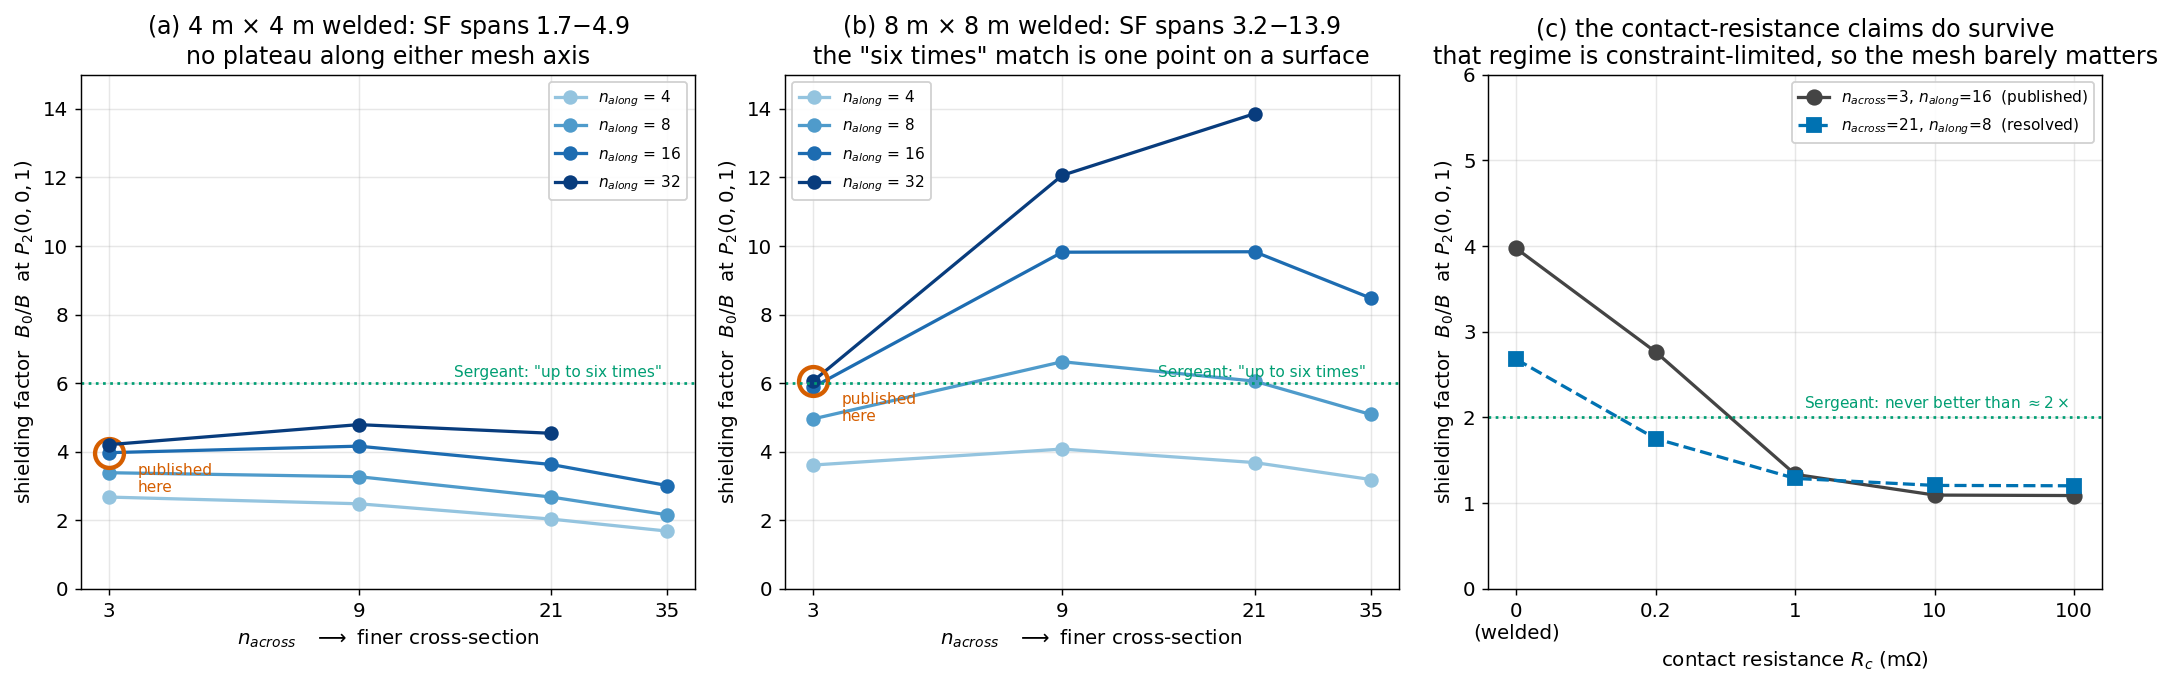

Reproduce this figure in Python.
"""What the tuned mesh does to the reproduced claims -- and what it cannot fix.

Every paper-reproduction figure here, and the README's "Verified against the
papers" list, runs at Sergeant's standard n_across = 3. fem/tune.py showed that
the transverse axis is the dominant error and found an optimum for it. Applying
that to the papers' own geometry turns up something the long-shield study could
not see.

The trap: a square shield on a square mesh presents exactly half its metal
--------------------------------------------------------------------------
_equiv_wire splits the plate's volume between x- and y-directed filaments, so
the conductance actually offered to a y-directed current is f*sigma*t with

    f = (nx+1) L / [ (nx+1) L + (ny+1) W ]

For W = L and nx = ny this is *identically 1/2*, at every refinement level. So
refining a square shield isotropically converges to a sheet with half the true
conductance, and SF climbs without settling (4x4: 3.6 -> 5.0 and still moving;
8x8: 4.4 -> 11.5). f is not a discretization error that refinement removes; for
this geometry it is a modelling error that refinement preserves.

This is exactly the effect fem/compare.py identifies. It is worth being precise
about where each account applies: in the L >> W limit fem/tune.py works in,
1 - f is ~0.002 and negligible, and the transverse resolution dominates. On the
papers' square shields 1 - f is 0.4-0.5 and dominates everything. Both are true;
neither generalises to the other.

...and there is no mesh that fixes both
--------------------------------------
The only way to raise f is to make the mesh strongly anisotropic: many filaments
across, few along. But a *finite* shield carries closed current loops, and the
along-shield filaments are what carries their return legs. Starve n_along to buy
f and the loops stop resolving, so shielding falls. Measured on the 4x4: driving
1 - f from 0.41 down to 0.01 takes SF from 4.0 down to 1.5 -- more conductance,
less shielding, because the loop resolution collapsed at the same time.

So SF cannot be plotted against 1 - f as if it were a convergence parameter;
the two axes are entangled. Panels (a) and (b) show the actual surface: SF
against n_across, one curve per n_along. The curves cross. At fine n_along
refining the cross-section raises SF; at coarse n_along it lowers it. That is
what non-convergence looks like, and the published point is one arbitrary
location on a surface spanning a factor of two to three.

Panel (c) checks the contact-resistance claims, which do survive, because that
regime is constraint-limited rather than resistance-limited.

Runs its own solves (~6 min); no cached data.
"""
import numpy as np

from _common import (C_ISOLATED, C_REF, C_THIRD, C_WELDED, length_ramp,  # noqa: E402
                     plt,
                     profile_points, save, standard_cables, unshielded_norm)
from shielding.analysis import shielded_norm                     # noqa: E402
from shielding.geometry import build_shield                      # noqa: E402

CAB = standard_cables()
P2 = profile_points(np.array([0.0]), y=0.0, z=1.0)
B0 = unshielded_norm(CAB, P2)[0]
MAX_GB = 20.0

NACS = [3, 9, 21, 35]
NALONGS = [4, 8, 16, 32]
PUBLISHED = {4.0: (3, 16), 8.0: (3, 32)}     # what the repo's figures use


def solve(n_across, n_along, Rc=0.0, W=4.0, L=4.0, n_plates=8):
    mesh = build_shield("parallel", W=W, L=L, n_plates=n_plates,
                        n_across=n_across, n_along=n_along, Rc=Rc)
    n = mesh.n_branches + mesh.n_nodes - 1
    gb = (2 * n ** 2 + 2 * mesh.n_branches ** 2) * 16 / 1024 ** 3
    if gb > MAX_GB:
        print(f"    skip ({gb:.1f} GB)")
        return None
    B, _ = shielded_norm(mesh, CAB, P2)
    nx = n_plates * n_across
    f = (nx + 1) * L / ((nx + 1) * L + (n_along + 1) * W)
    fat = 2.0 * mesh.radius / (W / nx)
    print(f"    {W:g}x{L:g}  n_across={n_across:3d} n_along={n_along:3d}"
          f"  1-f={1 - f:.3f}  2r/dx={fat:.3f}  SF={B0 / B[0]:.2f}")
    return dict(f=f, fat=fat, sf=B0 / B[0], nac=n_across, nal=n_along)


fig, (ax1, axb, ax2) = plt.subplots(1, 3, figsize=(16.4, 5.4))

# ---- (a),(b) the actual surface: SF vs n_across, one curve per n_along ----
for ax, (W, L), tag in ((ax1, (4.0, 4.0), "(a) 4 m $\\times$ 4 m"),
                        (axb, (8.0, 8.0), "(b) 8 m $\\times$ 8 m")):
    print(f"{W:g}x{L:g} welded:")
    for nl, color in zip(NALONGS, length_ramp(len(NALONGS))):
        pts = [(na, solve(na, nl, W=W, L=L)) for na in NACS]
        pts = [(na, r) for na, r in pts if r is not None]
        if not pts:
            continue
        ax.plot([p[0] for p in pts], [p[1]["sf"] for p in pts], "o-",
                color=color, ms=7, label=f"$n_{{along}}$ = {nl}")
        for na, r in pts:
            if (na, nl) == PUBLISHED[W]:
                ax.plot(na, r["sf"], "o", ms=16, mfc="none", mec=C_ISOLATED,
                        mew=2.4, ls="none")
                ax.annotate("published\nhere", (na, r["sf"]),
                            textcoords="offset points", xytext=(16, -22),
                            fontsize=8.5, color=C_ISOLATED)
    ax.axhline(6.0, color=C_THIRD, ls=":", lw=1.5)
    ax.text(NACS[-1], 6.1, 'Sergeant: "up to six times" ', color=C_THIRD,
            fontsize=8.5, va="bottom", ha="right")
    ax.set_xscale("log")
    ax.set_xticks(NACS)
    ax.set_xticklabels([str(n) for n in NACS])
    ax.minorticks_off()
    ax.set_xlabel("$n_{across}$   $\\longrightarrow$ finer cross-section")
    ax.set_ylabel("shielding factor  $B_0/B$  at $P_2(0,0,1)$")
    ax.set_ylim(0, 15)
    ax.legend(fontsize=8.5)
ax1.set_title("(a) 4 m $\\times$ 4 m welded: SF spans 1.7$-$4.9\n"
              "no plateau along either mesh axis")
axb.set_title("(b) 8 m $\\times$ 8 m welded: SF spans 3.2$-$13.9\n"
              "the \"six times\" match is one point on a surface")

# ---- (c) the contact-resistance claims ------------------------------------
RCS = [0.0, 0.2e-3, 1e-3, 10e-3, 100e-3]
print("contact-resistance sweep:")
xs = np.arange(len(RCS))
for (na, nl), color, marker, tag in (((3, 16), C_REF, "o", "published"),
                                     ((21, 8), C_WELDED, "s", "resolved")):
    sfs = []
    for rc in RCS:
        r = solve(na, nl, Rc=rc)
        sfs.append(np.nan if r is None else r["sf"])
    ax2.plot(xs, sfs, marker=marker, color=color, ms=8,
             ls="-" if tag == "published" else "--",
             label=f"$n_{{across}}$={na}, $n_{{along}}$={nl}  ({tag})")
ax2.axhline(2.0, color=C_THIRD, ls=":", lw=1.5)
ax2.text(xs[-1], 2.05, 'Sergeant: never better than $\\approx 2\\times$ ',
         color=C_THIRD, fontsize=8.5, va="bottom", ha="right")
ax2.set_xticks(xs)
ax2.set_xticklabels(["0\n(welded)", "0.2", "1", "10", "100"])
ax2.set_xlabel("contact resistance $R_c$ (m$\\Omega$)")
ax2.set_ylabel("shielding factor  $B_0/B$  at $P_2(0,0,1)$")
ax2.set_title("(c) the contact-resistance claims do survive\n"
              "that regime is constraint-limited, so the mesh barely matters")
ax2.set_ylim(0, 6)
ax2.legend(fontsize=8.5)

fig.tight_layout()
save(fig, "fig_tuned_claims.png")
